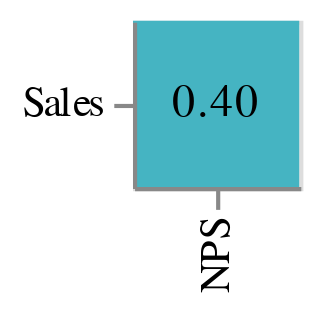

Notebook cell for this chart:
### Code cell
viz_corr(df_sales)

### Figure 1 — Vega-Lite specification as saved in the notebook (floating-point values rounded to 4 significant figures)
{"config": {"view": {"continuousWidth": 400, "continuousHeight": 300}}, "layer": [{"mark": "rect", "encoding": {"color": {"type": "quantitative", "field": "correlation", "legend": null}, "tooltip": [{"type": "nominal", "field": "var1"}, {"type": "nominal", "field": "var2"}, {"type": "quantitative", "field": "correlation"}], "x": {"type": "nominal", "field": "var1", "title": ""}, "y": {"type": "nominal", "field": "var2", "title": ""}}, "height": {"step": 40}, "transform": [{"filter": "(datum.var1 < datum.var2)"}], "width": {"step": 40}}, {"mark": {"type": "text", "size": 11}, "encoding": {"color": {"condition": {"value": "white", "test": "datum.correlation > 0.5"}, "value": "black"}, "text": {"type": "quantitative", "field": "correlation", "format": ".2f"}, "tooltip": [{"type": "nominal", "field": "var1"}, {"type": "nominal", "field": "var2"}, {"type": "quantitative", "field": "correlation"}], "x": {"type": "nominal", "field": "var1", "title": ""}, "y": {"type": "nominal", "field": "var2", "title": ""}}, "height": {"step": 40}, "transform": [{"filter": "(datum.var1 < datum.var2)"}], "width": {"step": 40}}], "data": {"name": "data-46f9fb6f7c9e84f368a966ea777c4763"}, "$schema": "https://vega.github.io/schema/vega-lite/v4.8.1.json", "datasets": {"data-46f9fb6f7c9e84f368a966ea777c4763": [{"var1": "Sales", "var2": "Sales", "correlation": 1.0}, {"var1": "NPS", "var2": "Sales", "correlation": 0.3964}, {"var1": "Sales", "var2": "NPS", "correlation": 0.3964}, {"var1": "NPS", "var2": "NPS", "correlation": 1.0}]}}
